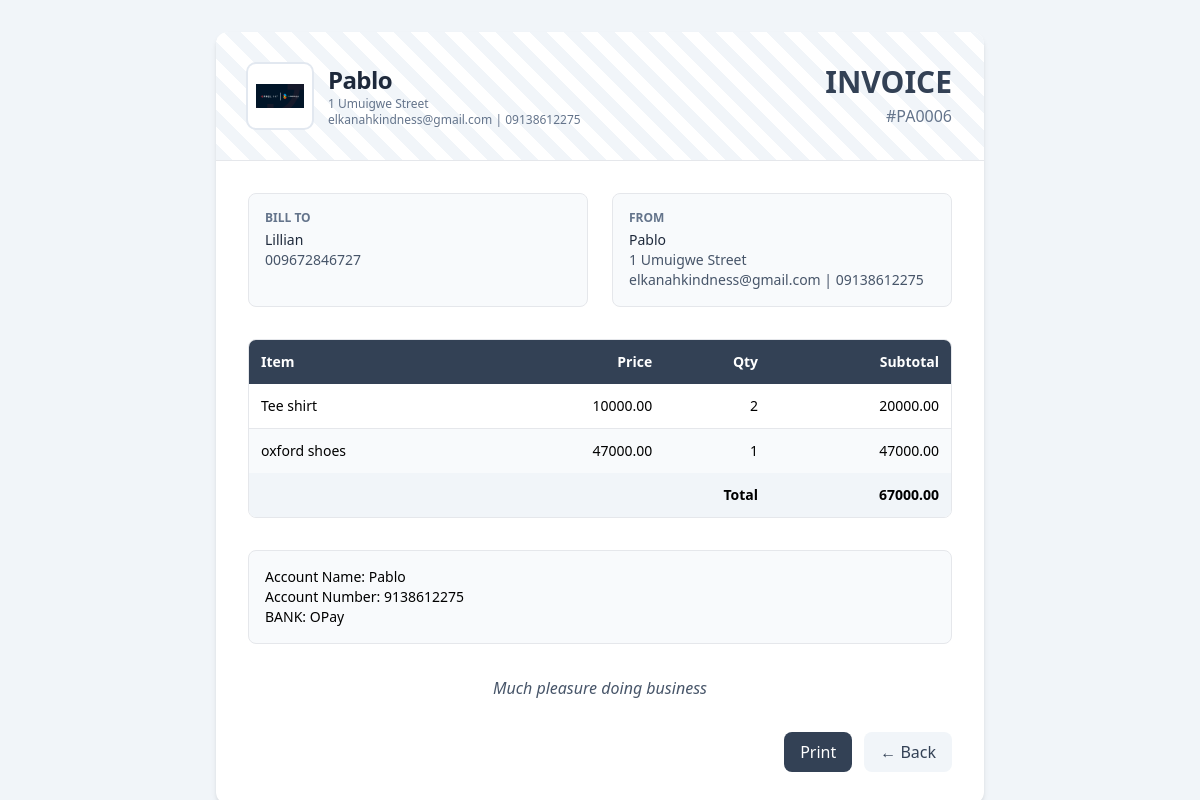
Page /invoices/7/print (signed in) on the committed database.
### app/models.py (models this page shows)
class BusinessProfile(db.Model):
    id = db.Column(db.Integer, primary_key=True)
    user_id = db.Column(db.Integer, db.ForeignKey('user.id'), nullable=False)
    business_name = db.Column(db.String(255))
    address = db.Column(db.String(255))
    phone = db.Column(db.String(50))
    email = db.Column(db.String(255))
    logo_path = db.Column(db.String(255))
    location = db.Column(db.String(50))  # 'Nigeria', 'United States', 'United Kingdom'

class Invoice(db.Model):
    id = db.Column(db.Integer, primary_key=True)
    user_id = db.Column(db.Integer, db.ForeignKey('user.id'), nullable=False)
    invoice_number = db.Column(db.String(100), nullable=False)
    client_name = db.Column(db.String(255))
    client_contact = db.Column(db.String(255))
    payment_instructions = db.Column(db.Text)
    thanks_message = db.Column(db.Text)
    total_amount = db.Column(db.Float, default=0.0)
    created_at = db.Column(db.DateTime, default=datetime.utcnow)
    template_name = db.Column(db.String(100), default='invoice_template_1.html')

class InvoiceItem(db.Model):
    id = db.Column(db.Integer, primary_key=True)
    invoice_id = db.Column(db.Integer, db.ForeignKey('invoice.id'), nullable=False)
    name = db.Column(db.String(255))
    price = db.Column(db.Float, default=0.0)
    quantity = db.Column(db.Integer, default=1)
    subtotal = db.Column(db.Float, default=0.0)

### app/routes_generate.py (the view)
@main_generate_bp.route('/invoices/<int:invoice_id>/print')
@login_required
def print_invoice(invoice_id: int):
    inv = Invoice.query.filter_by(id=invoice_id, user_id=current_user.id).first_or_404()
    profile = BusinessProfile.query.filter_by(user_id=current_user.id).first()
    if not profile:
        flash('Missing Business Profile for this account.', 'warning')
        return redirect(url_for('main.dashboard'))
    items = InvoiceItem.query.filter_by(invoice_id=inv.id).all()
    brand_logo_url = url_for('static', filename=profile.logo_path) if profile.logo_path else None
    item_dicts = [{
        'name': it.name,
        'price': it.price,
        'quantity': it.quantity,
        'subtotal': it.subtotal,
    } for it in items]
    auto_print = str(request.args.get('auto_print', '')).lower() in {'1', 'true', 'yes'}
    chosen_template = inv.template_name or 'invoice_template_1.html'
    from .subscription import user_can_modify_invoices
    can_modify = user_can_modify_invoices(current_user)
    if not can_modify:
        auto_print = False
    html = render_template(
        chosen_template,
        business_name=profile.business_name,
        invoice_number=inv.invoice_number,
        address=profile.address,
        phone=profile.phone,
        email=profile.email,
        brand_logo=brand_logo_url,
        payment_instructions=inv.payment_instructions,
        thanks_message=inv.thanks_message,
        client_name=inv.client_name,
        client_contact=inv.client_contact,
        items=item_dicts,
        total_amount=inv.total_amount,
        auto_print=auto_print,
        read_only=(not can_modify),
    )
    return html

### app/__init__.py (called while the page is built)
@login_manager.user_loader
def load_user(user_id):
    from .models import User
    return User.query.get(int(user_id))

### app/models.py (called while the page is built)
    def trial_active(self) -> bool:
        if self.is_premium:
            return False  # premium overrides trial display
        if not self.trial_start:
            return False
        return datetime.utcnow() < self.trial_start + timedelta(days=7)

    def access_active(self) -> bool:
        if self.is_premium:
            if self.premium_expires_at is None:
                return True
            return datetime.utcnow() < self.premium_expires_at
        return self.trial_active()

### app/subscription.py (called while the page is built)
def user_can_modify_invoices(user) -> bool:
    if not user:
        return False
    return user.access_active()

### app/templates/invoice_template_6.html (shortened to what this page needs)
<!DOCTYPE html>
<html lang="en">
<head>
  <script src="https://cdn.tailwindcss.com"></script>
</head>
<body class="bg-slate-100">
  <div class="max-w-3xl mx-auto my-8 bg-white rounded-xl shadow-md page overflow-hidden">
    <div class="striped-bg p-8 flex flex-col md:flex-row md:items-center md:justify-between gap-6 border-b">
      <div class="flex items-center gap-4">
        {% if brand_logo %}
        <img src="{{ brand_logo }}" alt="Logo" class="h-16 w-16 object-contain rounded-lg ring-2 ring-slate-200 bg-white p-2" />
        {% endif %}
        <div>
          <h1 class="text-2xl font-bold tracking-tight text-slate-800">{{ business_name }}</h1>
          <p class="text-xs text-slate-500">{{ address }}</p>
          <p class="text-xs text-slate-500">{{ email }} | {{ phone }}</p>
        </div>
      </div>
      <div class="text-right">
        <div class="text-3xl font-extrabold text-slate-700">INVOICE</div>
        <div class="text-slate-500 mt-1">#{{ invoice_number }}</div>
      </div>
    </div>
    <div class="p-8 space-y-8">
      <div class="grid grid-cols-1 md:grid-cols-2 gap-6 text-sm">
        <div class="border rounded-lg p-4 bg-slate-50">
          <div class="text-xs uppercase text-slate-500 font-semibold">Bill To</div>
          <div class="mt-1 font-medium text-slate-800">{{ client_name }}</div>
          <div class="text-slate-600">{{ client_phone or client_contact }}</div>
        </div>
        <div class="border rounded-lg p-4 bg-slate-50">
          <div class="text-xs uppercase text-slate-500 font-semibold">From</div>
          <div class="mt-1 font-medium text-slate-800">{{ business_name }}</div>
          <div class="text-slate-600">{{ address }}</div>
          <div class="text-slate-600">{{ email }} | {{ phone }}</div>
        </div>
      </div>
      <div class="overflow-hidden rounded-lg border">
        <table class="w-full text-sm">
          <thead class="bg-slate-700 text-white">
            <tr>
              <th class="text-left p-3">Item</th>
              <th class="text-right p-3">Price</th>
              <th class="text-right p-3">Qty</th>
              <th class="text-right p-3">Subtotal</th>
            </tr>
          </thead>
          <tbody>
            {% for item in items %}
            <tr class="odd:bg-white even:bg-slate-50 border-b last:border-none">
              <td class="p-3">{{ item.name }}</td>
              <td class="p-3 text-right">{{ '%.2f'|format(item.price) }}</td>
              <td class="p-3 text-right">{{ item.quantity }}</td>
              <td class="p-3 text-right font-medium">{{ '%.2f'|format(item.subtotal) }}</td>
            </tr>
            {% endfor %}
          </tbody>
          <tfoot>
            <tr class="bg-slate-100">
              <td colspan="3" class="p-3 text-right font-semibold">Total</td>
              <td class="p-3 text-right font-bold">{{ '%.2f'|format(total_amount) }}</td>
            </tr>
          </tfoot>
        </table>
      </div>
      {% if payment_instructions %}
      <div class="p-4 bg-slate-50 rounded-lg border text-sm whitespace-pre-line">{{ payment_instructions }}</div>
      {% endif %}
      {% if thanks_message %}
      <div class="text-center text-slate-600 italic">{{ thanks_message }}</div>
      {% endif %}
      <div class="mt-4 flex justify-end gap-3 no-print">
        <button onclick="window.print()" class="px-4 py-2 bg-slate-700 text-white rounded-lg hover:bg-slate-800">Print</button>
        <a href="{{ url_for('main.invoices_list') }}" class="px-4 py-2 bg-slate-100 text-slate-700 rounded-lg hover:bg-slate-200">← Back</a>
      </div>
    </div>
  </div>
</body>
</html>

### app/templates/invoice_template_6.html (style rules this page uses)
.striped-bg { background: repeating-linear-gradient(45deg,#f1f5f9 0 12px,#ffffff 12px 24px); }

### rows in the picture
BusinessProfile: business_name "Pablo", address "1 Umuigwe Street", email "elkanahkindness@gmail.com", phone "09138612275"
Invoice: invoice_number "PA0006", client_name "Lillian", client_contact "009672846727", total_amount "67000.00", payment_instructions "Account Name: Pablo Account Number: 9138612275 BANK: OPay", thanks_message "Much pleasure doing business"
InvoiceItem: name "Tee shirt", price "10000.00", quantity "2", subtotal "20000.00"
InvoiceItem: name "oxford shoes", price "47000.00", quantity "1", subtotal "47000.00"
